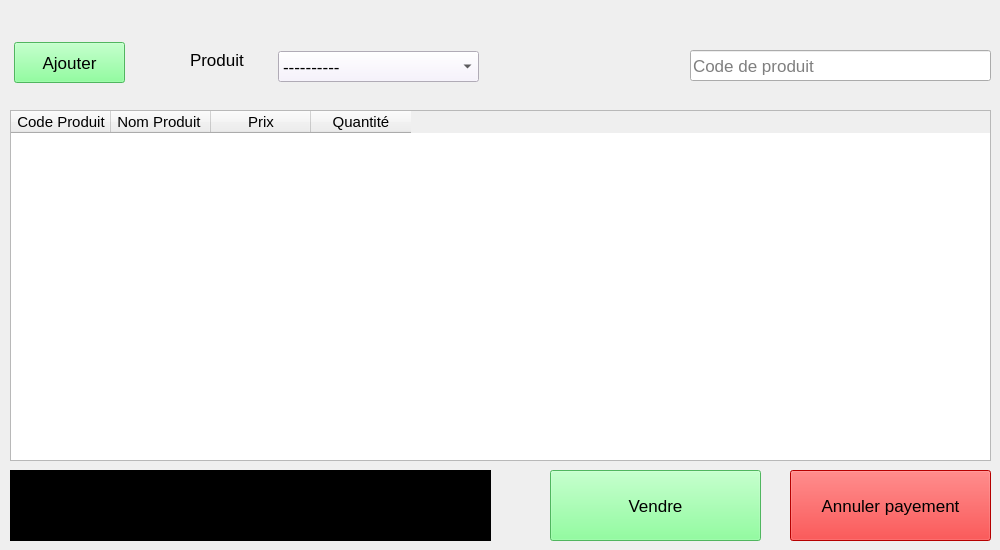
    <widget class="QWidget" name="tab">
     <attribute name="title">
      <string>Vente</string>
     </attribute>
     <widget class="QLineEdit" name="lineEdit">
      <property name="geometry">
       <rect>
        <x>690</x>
        <y>50</y>
        <width>301</width>
        <height>31</height>
       </rect>
      </property>
      <property name="font">
       <font>
        <pointsize>13</pointsize>
       </font>
      </property>
      <property name="placeholderText">
       <string>Code de produit</string>
      </property>
     </widget>
     <widget class="QComboBox" name="comboBox">
      <property name="geometry">
       <rect>
        <x>278</x>
        <y>51</y>
        <width>201</width>
        <height>31</height>
       </rect>
      </property>
      <property name="font">
       <font>
        <pointsize>13</pointsize>
       </font>
      </property>
      <property name="styleSheet">
       <string notr="true">background-color: rgb(246, 239, 255);</string>
      </property>
      <item>
       <property name="text">
        <string>----------</string>
       </property>
      </item>
     </widget>
     <widget class="QLabel" name="label">
      <property name="geometry">
       <rect>
        <x>190</x>
        <y>50</y>
        <width>61</width>
        <height>20</height>
       </rect>
      </property>
      <property name="font">
       <font>
        <pointsize>13</pointsize>
       </font>
      </property>
      <property name="text">
       <string>Produit</string>
      </property>
     </widget>
     <widget class="QPushButton" name="pushButton_7">
      <property name="geometry">
       <rect>
        <x>14</x>
        <y>42</y>
        <width>111</width>
        <height>41</height>
       </rect>
      </property>
      <property name="font">
       <font>
        <pointsize>13</pointsize>
       </font>
      </property>
      <property name="styleSheet">
       <string notr="true">background-color: rgb(112, 255, 133);</string>
      </property>
      <property name="text">
       <string>Ajouter</string>
      </property>
      <property name="icon">
       <iconset resource="iconne.qrc">
        <normaloff>:/icone/add.png</normaloff>:/icone/add.png</iconset>
      </property>
     </widget>
     <widget class="QTableWidget" name="tableWidget">
      <property name="enabled">
       <bool>true</bool>
      </property>
      <property name="geometry">
       <rect>
        <x>10</x>
        <y>110</y>
        <width>981</width>
        <height>351</height>
       </rect>
      </property>
      <property name="maximumSize">
       <size>
        <width>16777215</width>
        <height>16777215</height>
       </size>
      </property>
      <property name="font">
       <font>
        <pointsize>13</pointsize>
       </font>
      </property>
      <column>
       <property name="text">
        <string>Code Produit</string>
       </property>
       <property name="font">
        <font>
         <pointsize>11</pointsize>
         <weight>50</weight>
         <italic>false</italic>
         <bold>false</bold>
         <underline>false</underline>
         <strikeout>false</strikeout>
        </font>
       </property>
       <property name="textAlignment">
        <set>AlignCenter</set>
       </property>
      </column>
      <column>
       <property name="text">
        <string>Nom Produit </string>
       </property>
       <property name="font">
        <font>
         <pointsize>11</pointsize>
         <weight>50</weight>
         <bold>false</bold>
        </font>
       </property>
       <property name="textAlignment">
        <set>AlignCenter</set>
       </property>
      </column>
      <column>
       <property name="text">
        <string>Prix</string>
       </property>
       <property name="font">
        <font>
         <pointsize>11</pointsize>
         <weight>50</weight>
         <bold>false</bold>
        </font>
       </property>
       <property name="textAlignment">
        <set>AlignCenter</set>
       </property>
      </column>
      <column>
       <property name="text">
        <string>Quantité</string>
       </property>
       <property name="font">
        <font>
         <pointsize>11</pointsize>
         <weight>50</weight>
         <bold>false</bold>
        </font>
       </property>
       <property name="textAlignment">
        <set>AlignCenter</set>
       </property>
      </column>
     </widget>
     <widget class="QListView" name="listView">
      <property name="geometry">
       <rect>
        <x>10</x>
        <y>470</y>
        <width>481</width>
        <height>71</height>
       </rect>
      </property>
      <property name="font">
       <font>
        <family>MS Shell Dlg 2</family>
        <pointsize>14</pointsize>
        <weight>50</weight>
        <italic>false</italic>
        <bold>false</bold>
       </font>
      </property>
      <property name="styleSheet">
       <string notr="true">background-color: rgb(0, 0, 0);
color: rgb(255, 0, 0);
font: 14pt &quot;MS Shell Dlg 2&quot;;</string>
      </property>
     </widget>
     <widget class="QPushButton" name="pushButton_13">
      <property name="geometry">
       <rect>
        <x>550</x>
        <y>470</y>
        <width>211</width>
        <height>71</height>
       </rect>
      </property>
      <property name="font">
       <font>
        <pointsize>13</pointsize>
       </font>
      </property>
      <property name="styleSheet">
       <string notr="true">background-color: rgb(112, 255, 133);</string>
      </property>
      <property name="text">
       <string>Vendre</string>
      </property>
      <property name="icon">
       <iconset resource="iconne.qrc">
        <normaloff>:/icone/land-sell-icon.png</normaloff>:/icone/land-sell-icon.png</iconset>
      </property>
      <property name="iconSize">
       <size>
        <width>26</width>
        <height>26</height>
       </size>
      </property>
     </widget>
     <widget class="QPushButton" name="pushButton_14">
      <property name="geometry">
       <rect>
        <x>790</x>
        <y>470</y>
        <width>201</width>
        <height>71</height>
       </rect>
      </property>
      <property name="font">
       <font>
        <pointsize>13</pointsize>
       </font>
      </property>
      <property name="styleSheet">
       <string notr="true">background-color: rgb(255, 0, 0);</string>
      </property>
      <property name="text">
       <string>Annuler payement</string>
      </property>
      <property name="icon">
       <iconset resource="iconne.qrc">
        <normaloff>:/icone/annuler.png</normaloff>:/icone/annuler.png</iconset>
      </property>
      <property name="iconSize">
       <size>
        <width>22</width>
        <height>22</height>
       </size>
      </property>
     </widget>
    </widget>
